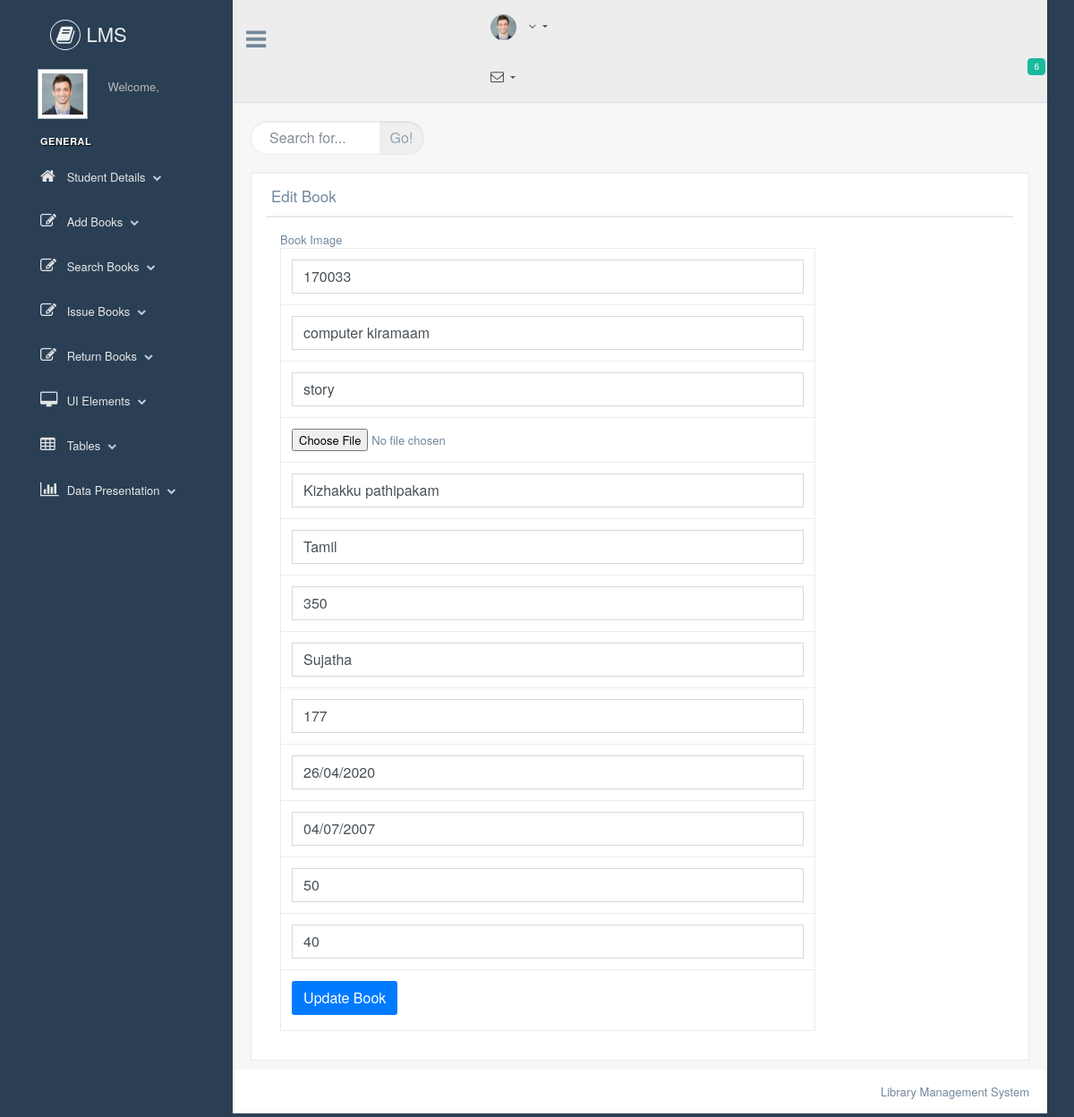
The app's page /Librarian/edit_book.php?id=11 with its own data.
### tables this page shows
CREATE TABLE `books_details` (
  `id` int(10) NOT NULL,
  `ISBN` varchar(50) NOT NULL,
  `title` varchar(50) NOT NULL,
  `subject` varchar(50) NOT NULL,
  `bookImg` varchar(100) NOT NULL,
  `publisher` varchar(50) NOT NULL,
  `language` varchar(50) NOT NULL,
  `price` varchar(50) NOT NULL,
  `authorname` varchar(50) NOT NULL,
  `numOfPages` varchar(50) NOT NULL,
  `purchaseDate` varchar(50) NOT NULL,
  `publicationDate` varchar(50) NOT NULL,
  `bookQty` varchar(50) NOT NULL,
  `availableQty` varchar(50) NOT NULL,
  `librarianUsername` varchar(50) NOT NULL
);

### Librarian/edit_book.php (the view, shortened to what this page needs)
<?php include ("connection.php");
?>
<?php
$id=$_GET["id"];
$sql="SELECT * FROM `books_details`  WHERE (`id`='$id');";
$array=mysqli_query($connection,$sql);
if($k=mysqli_fetch_array($array)){
    $ISBN=$k["ISBN"];
    $title=$k["title"];
    $subject=$k["subject"];
    $bookImg=$k["bookImg"];
    $publisher=$k["publisher"];
    $language=$k["language"];
    $price=$k["price"];
    $authorname=$k["authorname"];
    $numOfPages=$k["numOfPages"];
    $purchaseDate=$k["purchaseDate"];
    $publicationDate=$k["publicationDate"];
    $bookQty=$k["bookQty"];
    $availableQty=$k["availableQty"];
}
?>
<?php
include("header.php");
?>
<div class="right_col" role="main">
    <div class="">
        <div class="page-title">
            <div class="title_right">
                <div class="col-md-5 col-sm-5 col-xs-12 form-group pull-right top_search">
                    <div class="input-group">
                        <input type="text" class="form-control" placeholder="Search for...">
                        <span class="input-group-btn">
                      <button class="btn btn-default" type="button">Go!</button>
                    </span>
                    </div>
                </div>
            </div>
        </div>
        <div class="clearfix"></div>
        <div class="row" style="min-height:500px">
            <div class="col-md-12 col-sm-12 col-xs-12">
                <div class="x_panel">
                    <div class="x_title">
                        <h2>Edit Book</h2>
                        <div class="clearfix"></div>
                    </div>
                    <div class="x_content">
                        <form action="" method="post" class="col-lg-9" enctype="multipart/form-data">
                            <table class="table table-bordered">
                                <tr>
                                    <td> <input type="text" class="form-control" placeholder="ISBN" name="ISBN" required="" value="<?php echo $ISBN?>"></td>
                                </tr>
                                <tr>
                                    <td> <input type="text" class="form-control" placeholder="Title" name="title" required="" value="<?php echo $title?>"></td>
                                </tr>
                                <tr>
                                    <td> <input type="text" class="form-control" placeholder="Subject" name="subject" required="" value="<?php echo $subject?>"></td>
                                </tr>
                                <tr>
                                    <td> <input type="file"  id="bb" name="bb" required="" value="<?php echo $bookImg?>"></td>
                                </tr>
                                <tr>
                                    <td> <input type="text" class="form-control" placeholder="Publisher" required="" name="publisher" value="<?php echo $publisher?>"></td>
                                </tr>
                                <tr>
                                    <td> <input type="text" class="form-control" placeholder="Language" required="" name="language" value="<?php echo $language?>"></td>
                                </tr>
                                <tr>
                                    <td> <input type="text" class="form-control" placeholder="Price" required="" name="price" value="<?php echo $price?>"></td>
                                </tr>
                                <tr>
                                    <td> <input type="text" class="form-control" placeholder="Author name" required="" name="authorname" value="<?php echo $authorname?>"></td>
                                </tr>
                                <tr>
                                    <td> <input type="text" class="form-control" placeholder="No of Pages" required="" name="numOfPages" value="<?php echo $numOfPages?>"></td>
                                </tr>
                                <tr>
                                    <td> <input type="text" class="form-control" placeholder="Purchase date" required="" name="purchaseDate" value="<?php echo $purchaseDate?>"></td>
                                </tr>
                                <tr>
                                    <td> <input type="text" class="form-control" placeholder="Publication Date" required="" name="publicationDate" value="<?php echo $publicationDate?>"></td>
                                </tr>
                                    <td> <input type="text" class="form-control" placeholder="Book qty" required="" name="bookQty" value="<?php echo $bookQty?>"></td>
                                <tr>
                                    <td> <input type="text" class="form-control" placeholder="Available Qty" required="" name="availableQty" value="<?php echo $availableQty?>"></td>
                                </tr>
                                <tr>
                                <td> <input type="submit" name="submit1" class="btn btn-default submit" value="Update Book" style="background-color: #007bff; color: white"></td>
                                </tr>
                            </table>
                        </form>
                    </div>
                </div>
            </div>
        </div>
    </div>
</div>
<?php
include("footer.php");
?>

### records on screen
books_details: ISBN "170033", title "computer kiramaam", subject "story", publisher "Kizhakku pathipakam", language "Tamil", price "350", authorname "Sujatha", numOfPages "177", purchaseDate "26/04/2020", publicationDate "04/07/2007", bookQty "50", availableQty "40"
